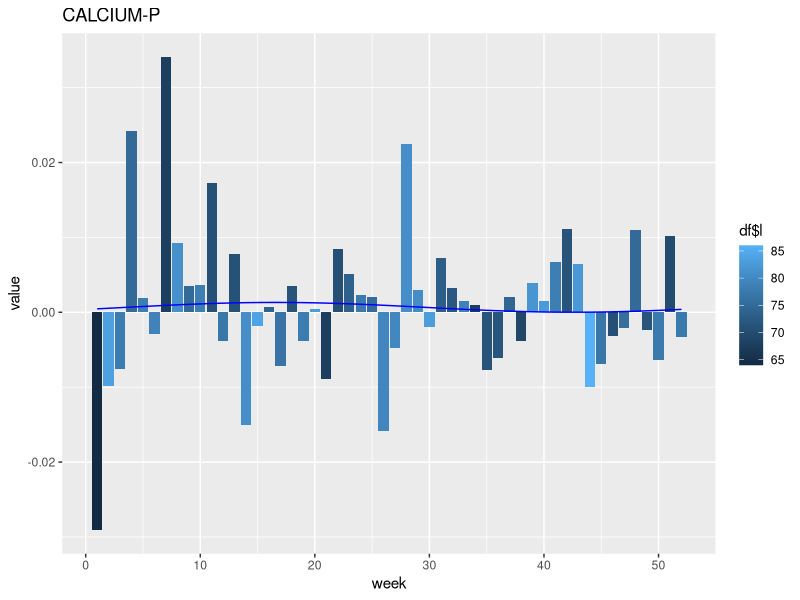
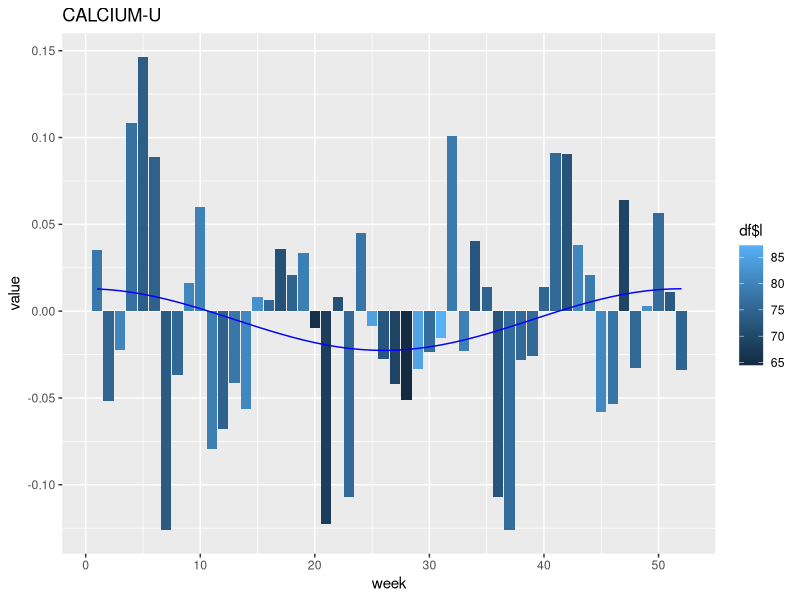
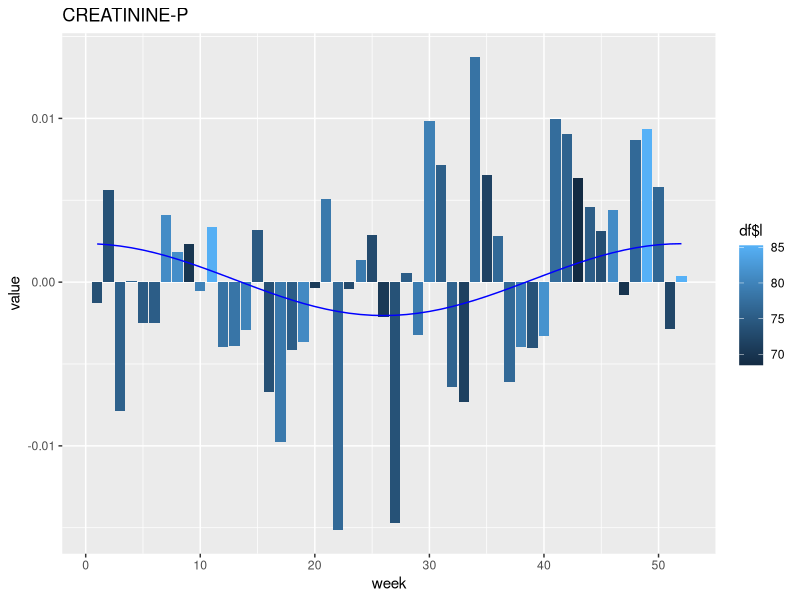
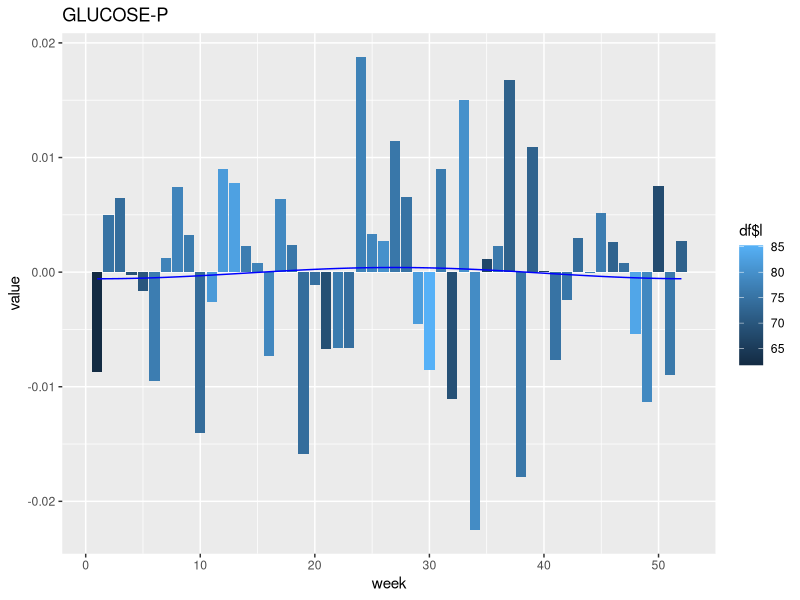
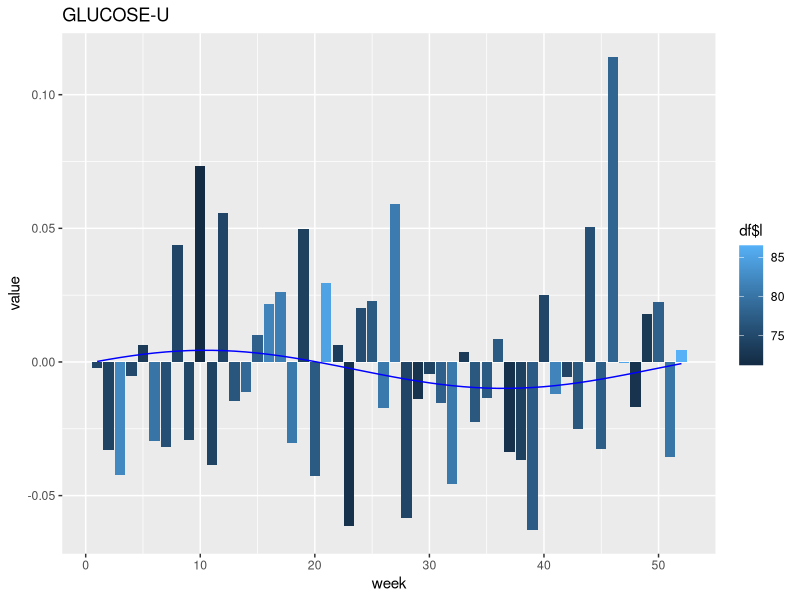
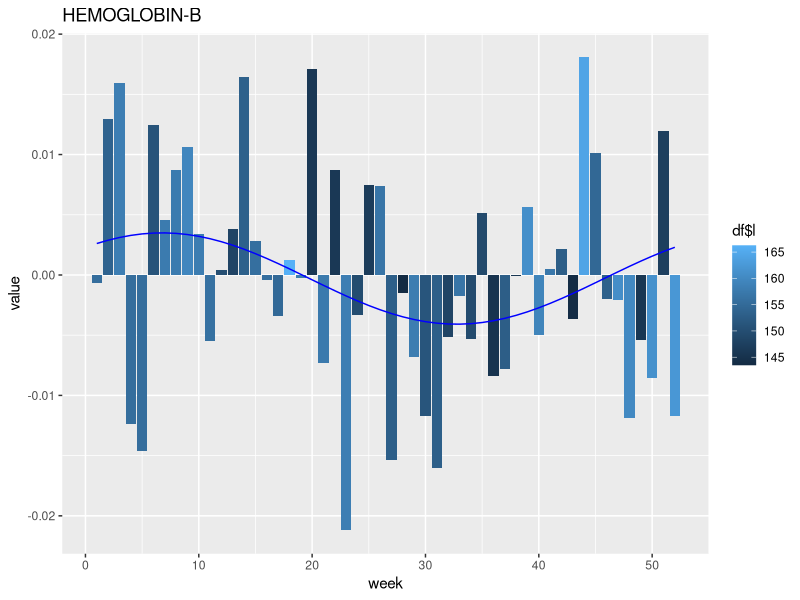
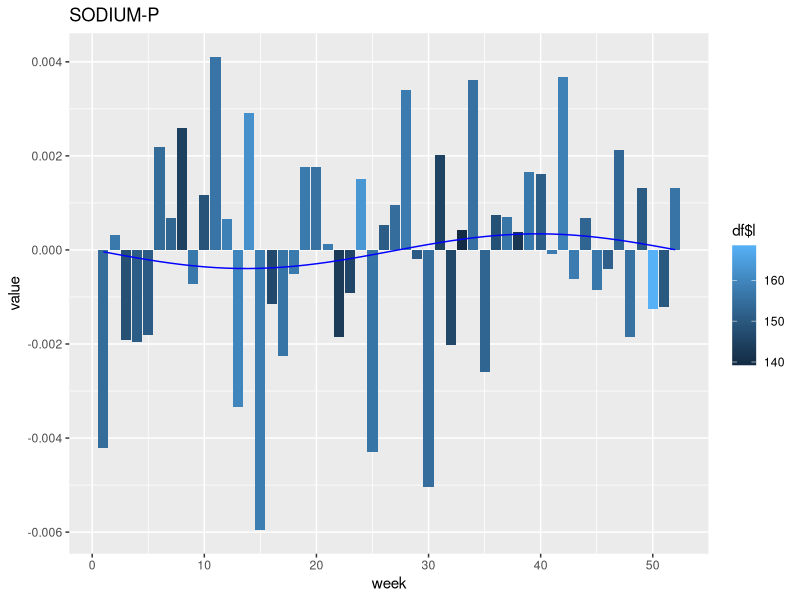
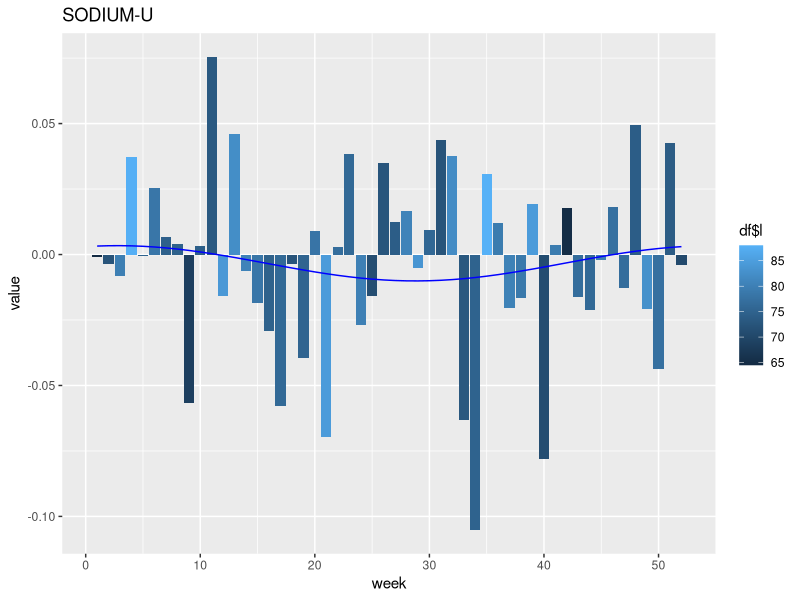

Write the R code that produced these figures, in order.
### this script is intended for generic protocol use only and makes use of a dummy data set -- lab updated December 1st, 2023
### by Victorine Muse

##this step takes in one of the interim data sets from step 2 and fits the data seasonally by week-year (can be changed to month-year) 

library(minpack.lm)
library(data.table)
library(ggplot2)
#library(nlstools)

setwd("~/Desktop/Lab_data_processing/adjust_by_season/interim_files")

##this is an example of one of the research questions, can be modified for mortality tests or other

data= fread('all_tests_together.tsv')

#use if subsetting to 2012-2015 inclusive
data= subset(data, data$date_only >= '2012-01')
data=subset(data, data$date_only <'2016-01')

labData= data ###save full version for reference

labData$week= substr(labData$date_only, nchar(labData$date_only)-1, nchar(labData$date_only))
labData$week= as.numeric(labData$week)
labData= subset(labData, labData$week <53) #remove random 53 week years, not conistent 

labLengths= fread('week_lengths_all_together.tsv')
labLengths$week= substr(labLengths$date_only, nchar(labLengths$date_only)-1, nchar(labLengths$date_only))
labLengths$week= as.numeric(labLengths$week)
labLengths= subset(labLengths, labLengths$week < 53) #remove incomplete week 53

#use if subsetting to 2012-2015 inclusive
labLengths = subset(labLengths, labLengths$date_only >= '2012-01')
labLengths =subset(labLengths, labLengths$date_only <'2016-01')

labLengths_check= labLengths[,2:length(colnames(labLengths))]

lab_cts= labLengths

for (i in 2:length(colnames(labData))-1){
  for (j in 1:length(rownames(labData))){
    
    if (labLengths[j, ..i]<50){ ###this is a choice of threhold based on your data set, ie at least 50 unique tests per week required to be included
      labData[j, i]= NA
    }
  }
}

labLengths= melt(labLengths_check, id= 'week')

labLengths$value[which(labLengths$value <50)]=0
#labLengths$value= as.numeric(labLengths$value)
require(reshape2)

#### a weight function was defined that distributes weight based on # of tests. This is important to remove bias from holidays or summer where only really sick patients are examined
lab_len_wts= as.data.frame(xtabs(value ~ week + variable, data= labLengths))

lab_len_wts= dcast(lab_len_wts, week~variable, value.var= 'Freq')
labLengths = dcast(labLengths, week~variable, value.variable= 'value', fun= mean)

sums= colSums(lab_len_wts[2:length(colnames(lab_len_wts))])

for (i in 2:length(colnames(lab_len_wts))){
  
  labLengths_check[,i-1]=labLengths_check[,..i-1]/sums[[i-1]]
}

labData_check= labData[,2:length(colnames(labData))]

subcheck= melt(labData_check, id= 'week')
subcheck= subcheck[complete.cases(subcheck),]
subcheck = dcast(subcheck, week~variable, drop = F, value.variable= 'value', fun= mean)

pdf("Print_boxes_together_2012_2015.pdf") #open a pdf document for predicted value printing, if desired 

time= seq(1,52)

labData= labData


f= function(A,x,offset, height){
  A*cos(2*pi*(x-offset)/52) + height
}


length=length(colnames(subcheck))

plot_stats= data.frame(matrix(ncol = 7, nrow = length(colnames(labData))-2))
colnames(plot_stats)= c('test','Amplitude','A_pval', 'offset', 'offset_pval', "height", 'h_pval')

for (i in 2:length){
  
  
  if (sum(is.na(labData[,..i]))<100){ ###make sure ~50% of weeks have data to avoid possible convergence 
    value= labData[,..i]
    
    j = length(colnames(labData))
    
    l= labLengths[,i]
    y= labData[,..i]
    x= labData$week
    
    test_name= colnames(y)
    
    df <- data.frame(x,y)
    
    y=as.data.frame(y)
    
    idx=!(is.na(y[,1]))
    
    if(sd(y[idx,1])!= 0){
      df <- data.frame(x,y)
      colnames(df)= c('x','y')
            
      wts= labLengths_check[,..i-1]
      
      # access the fitted series (for plotting)
      fit_all = nls(y ~f(A, x, offset, height), data= df, start = list(A=.01, offset= 5, height= .01), control = list(maxiter = 50000, minFactor=1/2000, warnOnly=T), algorithm = "port", weights= unlist(wts), lower= c(-1,0,-1), upper= c(1,52,1))
            
      # find predictions for original time series
      pred_all <- predict(fit_all, newdata=data.frame(Time=time)) ##this data can be saved iteratively if desired, or else calculated again with fitted parameters
            
      fits= coef(summary(fit_all))

      #selected paramters saved, additional statistical parameters can be retrieved at this step as needed/ desired 
      plot_stats$test[i-1]= colnames(labData)[i]
      plot_stats$Amplitude[i-1]= fits[1,1]
      plot_stats$A_pval[i-1]= fits[1,4]
      plot_stats$offset[i-1]= fits[2,1]
      plot_stats$offset_pval[i-1]= fits[2,4] 
      plot_stats$height[i-1]= fits[3,1]
      plot_stats$h_pval[i-1]= fits[3,4]
  
  value= subcheck[,i]
  week= as.numeric(as.character(subcheck$week))
  df <- data.frame(week,value,l)
  
  colnames(df)= c('week', 'value', 'l')
  test_name= colnames(subcheck)[i]
    
  p= ggplot(data= df, aes(x= week, y = value)) + geom_bar(stat='identity',aes(fill=df$l)) + ggtitle(test_name) +geom_line(aes(x=c(1:52), y = pred_all[1:52]), col = 'blue')
  print(p) #print predicted values for later data exploration
  
}}}

dev.off()

plot_stats= plot_stats[complete.cases(plot_stats),]

plot_stats$A_pval= p.adjust(plot_stats$A_pval, method= 'fdr') #if multiple test correcting, method can be altered
plot_stats$offset_pval= p.adjust(plot_stats$offset_pval, method= 'fdr')
plot_stats$h_pval= p.adjust(plot_stats$h_pval, method= 'fdr')

plot_stats$sig= 'no' #give easy label for filtering for seasonality later , here just looking at Amplitude and offset as a starting point
plot_stats$sig[which(plot_stats$A_pval<0.05)]='yes' #can vary on what parameter(s) you care about 
plot_stats$sig[which(plot_stats$offset_pval<0.05)]='yes' #can vary on what parameter(s) you care about 

#save full data table of  parameter fits for further analysis
write.table(plot_stats, file='all_stats_together_2012_2015.tsv', quote=FALSE, sep='\t', row.names=FALSE)
